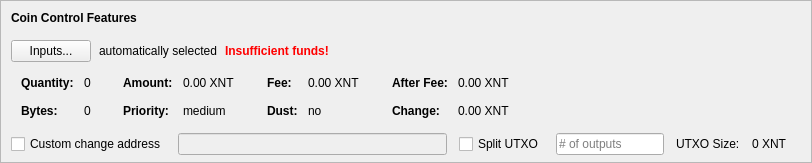
    <widget class="QFrame" name="frameCoinControl">
     <property name="sizePolicy">
      <sizepolicy hsizetype="Expanding" vsizetype="Expanding">
       <horstretch>0</horstretch>
       <verstretch>0</verstretch>
      </sizepolicy>
     </property>
     <property name="maximumSize">
      <size>
       <width>16777215</width>
       <height>16777215</height>
      </size>
     </property>
     <property name="frameShape">
      <enum>QFrame::StyledPanel</enum>
     </property>
     <property name="frameShadow">
      <enum>QFrame::Sunken</enum>
     </property>
     <layout class="QVBoxLayout" name="verticalLayoutCoinControl2">
      <property name="spacing">
       <number>0</number>
      </property>
      <property name="leftMargin">
       <number>0</number>
      </property>
      <property name="topMargin">
       <number>0</number>
      </property>
      <property name="rightMargin">
       <number>0</number>
      </property>
      <property name="bottomMargin">
       <number>6</number>
      </property>
      <item>
       <layout class="QVBoxLayout" name="verticalLayoutCoinControl" stretch="0,0,0,0,1">
        <property name="spacing">
         <number>0</number>
        </property>
        <property name="leftMargin">
         <number>10</number>
        </property>
        <property name="topMargin">
         <number>10</number>
        </property>
        <item>
         <layout class="QHBoxLayout" name="horizontalLayoutCoinControl1">
          <property name="bottomMargin">
           <number>15</number>
          </property>
          <item>
           <widget class="QLabel" name="labelCoinControlFeatures">
            <property name="sizePolicy">
             <sizepolicy hsizetype="Preferred" vsizetype="Maximum">
              <horstretch>0</horstretch>
              <verstretch>0</verstretch>
             </sizepolicy>
            </property>
            <property name="font">
             <font>
              <weight>75</weight>
              <bold>true</bold>
             </font>
            </property>
            <property name="styleSheet">
             <string notr="true">font-weight:bold;</string>
            </property>
            <property name="text">
             <string>Coin Control Features</string>
            </property>
           </widget>
          </item>
         </layout>
        </item>
        <item>
         <layout class="QHBoxLayout" name="horizontalLayoutCoinControl2" stretch="0,0,0,0">
          <property name="spacing">
           <number>8</number>
          </property>
          <property name="bottomMargin">
           <number>10</number>
          </property>
          <item>
           <widget class="QPushButton" name="pushButtonCoinControl">
            <property name="styleSheet">
             <string notr="true"/>
            </property>
            <property name="text">
             <string>Inputs...</string>
            </property>
            <property name="autoDefault">
             <bool>false</bool>
            </property>
           </widget>
          </item>
          <item>
           <widget class="QLabel" name="labelCoinControlAutomaticallySelected">
            <property name="text">
             <string>automatically selected</string>
            </property>
            <property name="margin">
             <number>5</number>
            </property>
           </widget>
          </item>
          <item>
           <widget class="QLabel" name="labelCoinControlInsuffFunds">
            <property name="font">
             <font>
              <weight>75</weight>
              <bold>true</bold>
             </font>
            </property>
            <property name="styleSheet">
             <string notr="true">color:red;font-weight:bold;</string>
            </property>
            <property name="text">
             <string>Insufficient funds!</string>
            </property>
            <property name="margin">
             <number>5</number>
            </property>
           </widget>
          </item>
          <item>
           <spacer name="horizontalSpacerCoinControl">
            <property name="orientation">
             <enum>Qt::Horizontal</enum>
            </property>
            <property name="sizeHint" stdset="0">
             <size>
              <width>40</width>
              <height>1</height>
             </size>
            </property>
           </spacer>
          </item>
         </layout>
        </item>
        <item>
         <widget class="QWidget" name="widgetCoinControl" native="true">
          <property name="sizePolicy">
           <sizepolicy hsizetype="Preferred" vsizetype="Preferred">
            <horstretch>0</horstretch>
            <verstretch>0</verstretch>
           </sizepolicy>
          </property>
          <property name="minimumSize">
           <size>
            <width>0</width>
            <height>0</height>
           </size>
          </property>
          <property name="styleSheet">
           <string notr="true"/>
          </property>
          <layout class="QHBoxLayout" name="horizontalLayoutCoinControl5">
           <property name="leftMargin">
            <number>0</number>
           </property>
           <property name="topMargin">
            <number>0</number>
           </property>
           <property name="rightMargin">
            <number>0</number>
           </property>
           <property name="bottomMargin">
            <number>0</number>
           </property>
           <item>
            <layout class="QHBoxLayout" name="horizontalLayoutCoinControl3" stretch="0,0,0,1">
             <property name="spacing">
              <number>20</number>
             </property>
             <property name="topMargin">
              <number>0</number>
             </property>
             <property name="bottomMargin">
              <number>10</number>
             </property>
             <item>
              <layout class="QFormLayout" name="formLayoutCoinControl1">
               <property name="horizontalSpacing">
                <number>10</number>
               </property>
               <property name="verticalSpacing">
                <number>14</number>
               </property>
               <property name="leftMargin">
                <number>10</number>
               </property>
               <property name="topMargin">
                <number>4</number>
               </property>
               <property name="rightMargin">
                <number>6</number>
               </property>
               <item row="0" column="0">
                <widget class="QLabel" name="labelCoinControlQuantityText">
                 <property name="font">
                  <font>
                   <weight>75</weight>
                   <bold>true</bold>
                  </font>
                 </property>
                 <property name="text">
                  <string>Quantity:</string>
                 </property>
                 <property name="margin">
                  <number>0</number>
                 </property>
                </widget>
               </item>
               <item row="0" column="1">
                <widget class="QLabel" name="labelCoinControlQuantity">
                 <property name="cursor">
                  <cursorShape>IBeamCursor</cursorShape>
                 </property>
                 <property name="contextMenuPolicy">
                  <enum>Qt::ActionsContextMenu</enum>
                 </property>
                 <property name="text">
                  <string notr="true">0</string>
                 </property>
                 <property name="margin">
                  <number>0</number>
                 </property>
                 <property name="textInteractionFlags">
                  <set>Qt::LinksAccessibleByMouse|Qt::TextSelectableByKeyboard|Qt::TextSelectableByMouse</set>
                 </property>
                </widget>
               </item>
               <item row="1" column="0">
                <widget class="QLabel" name="labelCoinControlBytesText">
                 <property name="font">
                  <font>
                   <weight>75</weight>
                   <bold>true</bold>
                  </font>
                 </property>
                 <property name="text">
                  <string>Bytes:</string>
                 </property>
                </widget>
               </item>
               <item row="1" column="1">
                <widget class="QLabel" name="labelCoinControlBytes">
                 <property name="cursor">
                  <cursorShape>IBeamCursor</cursorShape>
                 </property>
                 <property name="contextMenuPolicy">
                  <enum>Qt::ActionsContextMenu</enum>
                 </property>
                 <property name="text">
                  <string notr="true">0</string>
                 </property>
                 <property name="textInteractionFlags">
                  <set>Qt::LinksAccessibleByMouse|Qt::TextSelectableByKeyboard|Qt::TextSelectableByMouse</set>
                 </property>
                </widget>
               </item>
              </layout>
             </item>
             <item>
              <layout class="QFormLayout" name="formLayoutCoinControl2">
               <property name="horizontalSpacing">
                <number>10</number>
               </property>
               <property name="verticalSpacing">
                <number>14</number>
               </property>
               <property name="leftMargin">
                <number>6</number>
               </property>
               <property name="topMargin">
                <number>4</number>
               </property>
               <property name="rightMargin">
                <number>6</number>
               </property>
               <item row="0" column="0">
                <widget class="QLabel" name="labelCoinControlAmountText">
                 <property name="font">
                  <font>
                   <weight>75</weight>
                   <bold>true</bold>
                  </font>
                 </property>
                 <property name="text">
                  <string>Amount:</string>
                 </property>
                 <property name="margin">
                  <number>0</number>
                 </property>
                </widget>
               </item>
               <item row="0" column="1">
                <widget class="QLabel" name="labelCoinControlAmount">
                 <property name="cursor">
                  <cursorShape>IBeamCursor</cursorShape>
                 </property>
                 <property name="contextMenuPolicy">
                  <enum>Qt::ActionsContextMenu</enum>
                 </property>
                 <property name="text">
                  <string notr="true">0.00 XNT</string>
                 </property>
                 <property name="textInteractionFlags">
                  <set>Qt::LinksAccessibleByMouse|Qt::TextSelectableByKeyboard|Qt::TextSelectableByMouse</set>
                 </property>
                </widget>
               </item>
               <item row="1" column="0">
                <widget class="QLabel" name="labelCoinControlPriorityText">
                 <property name="font">
                  <font>
                   <weight>75</weight>
                   <bold>true</bold>
                  </font>
                 </property>
                 <property name="text">
                  <string>Priority:</string>
                 </property>
                </widget>
               </item>
               <item row="1" column="1">
                <widget class="QLabel" name="labelCoinControlPriority">
                 <property name="cursor">
                  <cursorShape>IBeamCursor</cursorShape>
                 </property>
                 <property name="contextMenuPolicy">
                  <enum>Qt::ActionsContextMenu</enum>
                 </property>
                 <property name="text">
                  <string>medium</string>
                 </property>
                 <property name="textInteractionFlags">
                  <set>Qt::LinksAccessibleByMouse|Qt::TextSelectableByKeyboard|Qt::TextSelectableByMouse</set>
                 </property>
                </widget>
               </item>
              </layout>
             </item>
             <item>
              <layout class="QFormLayout" name="formLayoutCoinControl3">
               <property name="horizontalSpacing">
                <number>10</number>
               </property>
               <property name="verticalSpacing">
                <number>14</number>
               </property>
               <property name="leftMargin">
                <number>6</number>
               </property>
               <property name="topMargin">
                <number>4</number>
               </property>
               <property name="rightMargin">
                <number>6</number>
               </property>
               <item row="0" column="0">
                <widget class="QLabel" name="labelCoinControlFeeText">
                 <property name="font">
                  <font>
                   <weight>75</weight>
                   <bold>true</bold>
                  </font>
                 </property>
                 <property name="text">
                  <string>Fee:</string>
                 </property>
                 <property name="margin">
                  <number>0</number>
                 </property>
                </widget>
               </item>
               <item row="0" column="1">
                <widget class="QLabel" name="labelCoinControlFee">
                 <property name="cursor">
                  <cursorShape>IBeamCursor</cursorShape>
                 </property>
                 <property name="contextMenuPolicy">
                  <enum>Qt::ActionsContextMenu</enum>
                 </property>
                 <property name="text">
                  <string notr="true">0.00 XNT</string>
                 </property>
                 <property name="textInteractionFlags">
                  <set>Qt::LinksAccessibleByMouse|Qt::TextSelectableByKeyboard|Qt::TextSelectableByMouse</set>
                 </property>
                </widget>
               </item>
               <item row="1" column="0">
                <widget class="QLabel" name="labelCoinControlLowOutputText">
                 <property name="font">
                  <font>
                   <weight>75</weight>
                   <bold>true</bold>
                  </font>
                 </property>
                 <property name="text">
                  <string>Dust:</string>
                 </property>
                </widget>
               </item>
               <item row="1" column="1">
                <widget class="QLabel" name="labelCoinControlLowOutput">
                 <property name="cursor">
                  <cursorShape>IBeamCursor</cursorShape>
                 </property>
                 <property name="contextMenuPolicy">
                  <enum>Qt::ActionsContextMenu</enum>
                 </property>
                 <property name="text">
                  <string>no</string>
                 </property>
                 <property name="textInteractionFlags">
                  <set>Qt::LinksAccessibleByMouse|Qt::TextSelectableByKeyboard|Qt::TextSelectableByMouse</set>
                 </property>
                </widget>
               </item>
              </layout>
             </item>
             <item>
              <layout class="QFormLayout" name="formLayoutCoinControl4">
               <property name="horizontalSpacing">
                <number>10</number>
               </property>
               <property name="verticalSpacing">
                <number>14</number>
               </property>
               <property name="leftMargin">
                <number>6</number>
               </property>
               <property name="topMargin">
                <number>4</number>
               </property>
               <property name="rightMargin">
                <number>6</number>
               </property>
               <item row="0" column="0">
                <widget class="QLabel" name="labelCoinControlAfterFeeText">
                 <property name="font">
                  <font>
                   <weight>75</weight>
                   <bold>true</bold>
                  </font>
                 </property>
                 <property name="text">
                  <string>After Fee:</string>
                 </property>
                 <property name="margin">
                  <number>0</number>
                 </property>
                </widget>
               </item>
               <item row="0" column="1">
                <widget class="QLabel" name="labelCoinControlAfterFee">
                 <property name="cursor">
                  <cursorShape>IBeamCursor</cursorShape>
                 </property>
                 <property name="contextMenuPolicy">
                  <enum>Qt::ActionsContextMenu</enum>
                 </property>
                 <property name="text">
                  <string notr="true">0.00 XNT</string>
                 </property>
                 <property name="textInteractionFlags">
                  <set>Qt::LinksAccessibleByMouse|Qt::TextSelectableByKeyboard|Qt::TextSelectableByMouse</set>
                 </property>
                </widget>
               </item>
               <item row="1" column="0">
                <widget class="QLabel" name="labelCoinControlChangeText">
                 <property name="font">
                  <font>
                   <weight>75</weight>
                   <bold>true</bold>
                  </font>
                 </property>
                 <property name="text">
                  <string>Change:</string>
                 </property>
                </widget>
               </item>
               <item row="1" column="1">
                <widget class="QLabel" name="labelCoinControlChange">
                 <property name="cursor">
                  <cursorShape>IBeamCursor</cursorShape>
                 </property>
                 <property name="contextMenuPolicy">
                  <enum>Qt::ActionsContextMenu</enum>
                 </property>
                 <property name="text">
                  <string notr="true">0.00 XNT</string>
                 </property>
                 <property name="textInteractionFlags">
                  <set>Qt::LinksAccessibleByMouse|Qt::TextSelectableByKeyboard|Qt::TextSelectableByMouse</set>
                 </property>
                </widget>
               </item>
              </layout>
             </item>
            </layout>
           </item>
          </layout>
         </widget>
        </item>
        <item>
         <layout class="QHBoxLayout" name="horizontalLayoutCoinControl4" stretch="0,0,0,0,0,0,0">
          <property name="spacing">
           <number>12</number>
          </property>
          <property name="sizeConstraint">
           <enum>QLayout::SetDefaultConstraint</enum>
          </property>
          <property name="topMargin">
           <number>5</number>
          </property>
          <property name="rightMargin">
           <number>5</number>
          </property>
          <item>
           <widget class="QCheckBox" name="checkBoxCoinControlChange">
            <property name="toolTip">
             <string>If this is activated, but the change address is empty or invalid, change will be sent to a newly generated address.</string>
            </property>
            <property name="text">
             <string>Custom change address</string>
            </property>
           </widget>
          </item>
          <item>
           <widget class="QValidatedLineEdit" name="lineEditCoinControlChange">
            <property name="enabled">
             <bool>false</bool>
            </property>
            <property name="sizePolicy">
             <sizepolicy hsizetype="Expanding" vsizetype="Fixed">
              <horstretch>0</horstretch>
              <verstretch>0</verstretch>
             </sizepolicy>
            </property>
           </widget>
          </item>
          <item>
           <widget class="QCheckBox" name="splitBlockCheckBox">
            <property name="text">
             <string>Split UTXO</string>
            </property>
           </widget>
          </item>
          <item>
           <widget class="QLineEdit" name="splitBlockLineEdit">
            <property name="sizePolicy">
             <sizepolicy hsizetype="Fixed" vsizetype="Fixed">
              <horstretch>50</horstretch>
              <verstretch>0</verstretch>
             </sizepolicy>
            </property>
            <property name="placeholderText">
             <string># of outputs</string>
            </property>
           </widget>
          </item>
          <item>
           <widget class="QLabel" name="labelBlockSizeText">
            <property name="text">
             <string>UTXO Size:</string>
            </property>
           </widget>
          </item>
          <item>
           <widget class="QLabel" name="labelBlockSize">
            <property name="text">
             <string>0 XNT</string>
            </property>
           </widget>
          </item>
          <item>
           <widget class="QLabel" name="labelCoinControlChangeLabel">
            <property name="sizePolicy">
             <sizepolicy hsizetype="Preferred" vsizetype="Expanding">
              <horstretch>0</horstretch>
              <verstretch>0</verstretch>
             </sizepolicy>
            </property>
            <property name="minimumSize">
             <size>
              <width>0</width>
              <height>0</height>
             </size>
            </property>
            <property name="text">
             <string/>
            </property>
            <property name="margin">
             <number>3</number>
            </property>
           </widget>
          </item>
         </layout>
        </item>
        <item>
         <spacer name="verticalSpacerCoinControl">
          <property name="orientation">
           <enum>Qt::Vertical</enum>
          </property>
          <property name="sizeHint" stdset="0">
           <size>
            <width>800</width>
            <height>1</height>
           </size>
          </property>
         </spacer>
        </item>
       </layout>
      </item>
     </layout>
    </widget>
